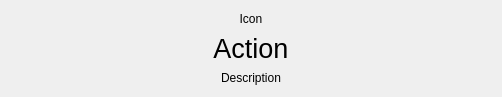
<?xml version="1.0" encoding="UTF-8"?>
<ui version="4.0">
 <class>SlideHud</class>
 <widget class="QWidget" name="SlideHud">
  <property name="geometry">
   <rect>
    <x>0</x>
    <y>0</y>
    <width>502</width>
    <height>97</height>
   </rect>
  </property>
  <property name="windowTitle">
   <string notr="true">Form</string>
  </property>
  <property name="autoFillBackground">
   <bool>true</bool>
  </property>
  <layout class="QVBoxLayout" name="verticalLayout">
   <item>
    <widget class="QLabel" name="iconLabel">
     <property name="text">
      <string notr="true">Icon</string>
     </property>
     <property name="alignment">
      <set>Qt::AlignCenter</set>
     </property>
    </widget>
   </item>
   <item>
    <widget class="QLabel" name="actionLabel">
     <property name="font">
      <font>
       <pointsize>20</pointsize>
      </font>
     </property>
     <property name="text">
      <string notr="true">Action</string>
     </property>
     <property name="alignment">
      <set>Qt::AlignCenter</set>
     </property>
    </widget>
   </item>
   <item>
    <widget class="QLabel" name="descriptionLabel">
     <property name="text">
      <string notr="true">Description</string>
     </property>
     <property name="alignment">
      <set>Qt::AlignCenter</set>
     </property>
    </widget>
   </item>
  </layout>
 </widget>
 <resources/>
 <connections/>
</ui>
